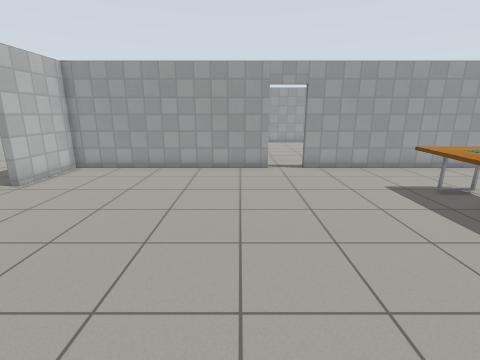
View 1 (above)

18 first-person views from a walk through a robot-simulator world made for Gazebo. The camera is 1.3 m above the floor, tilts 14° down and sees 85° across. The floor is counted in squares, 0.5 m on a side. Each view is taken from the middle of a square. On the plan, view 1 faces up. The plan holds only what a view shows up to about 18 squares ahead; the rest is blank. Simple patterns stand in for the simulator's built-in surfaces.

View 2
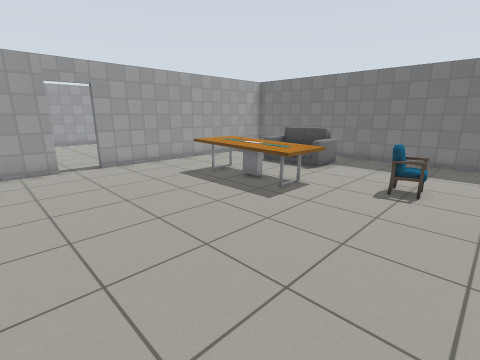

View 3
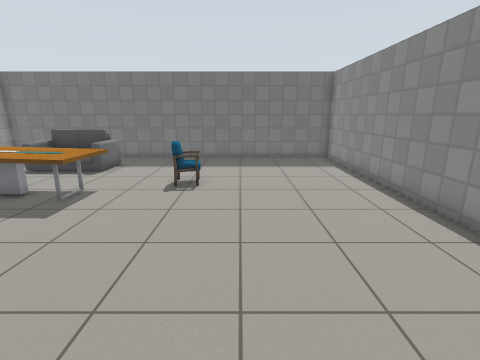

View 4
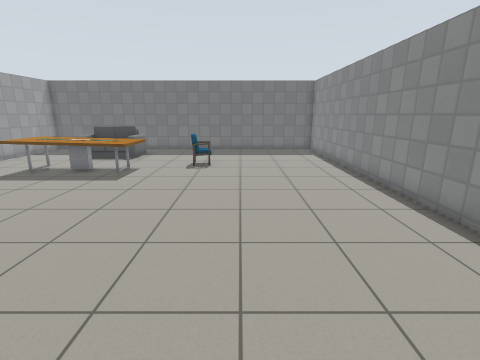

View 5
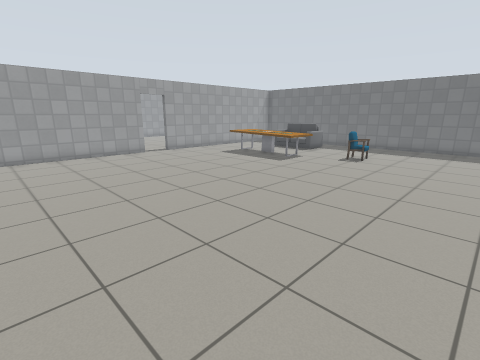

View 6
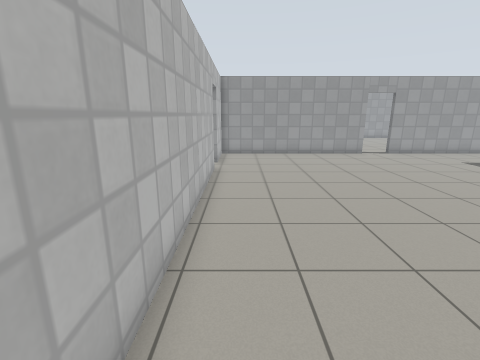

View 7
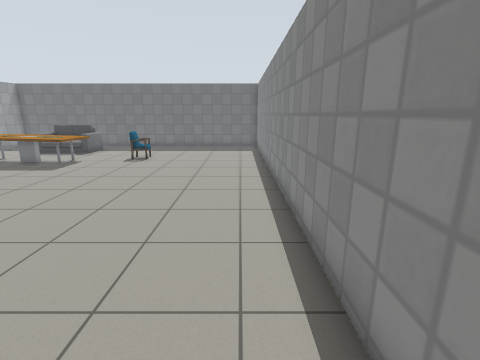

View 8
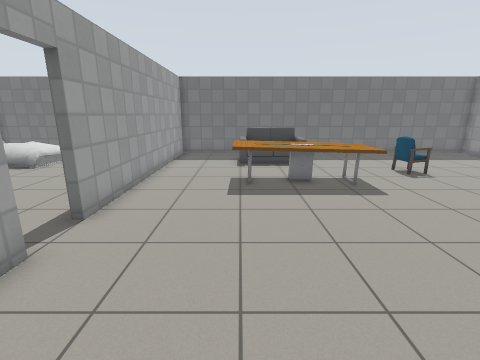

View 9
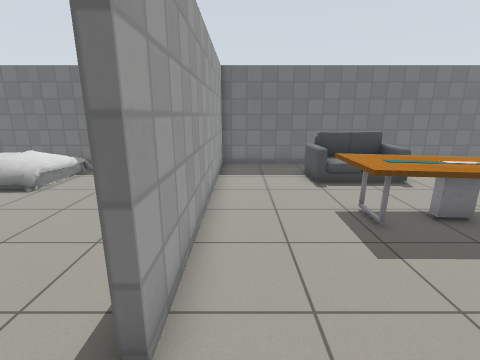

View 10
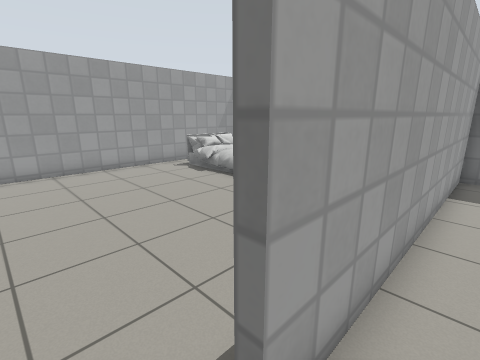

View 11
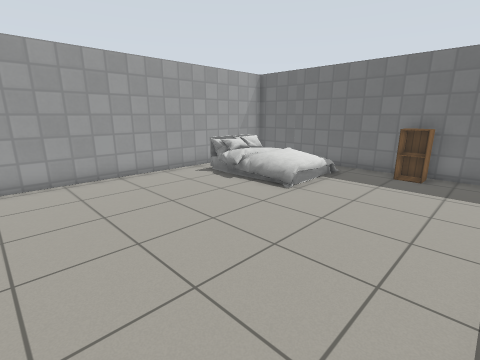

View 12
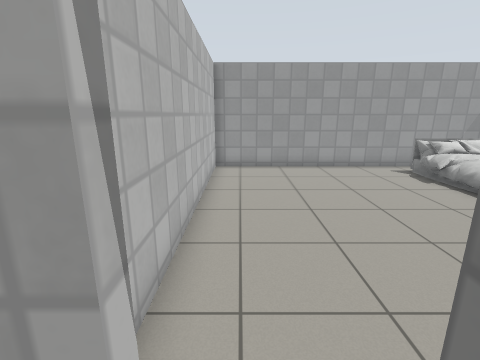

View 13
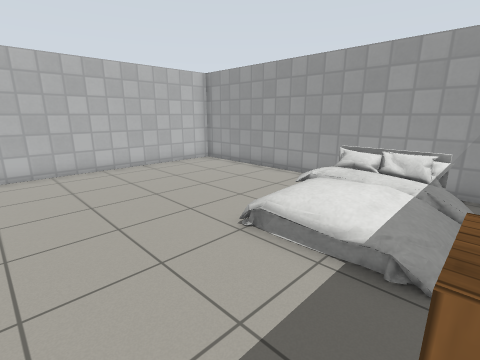

View 14
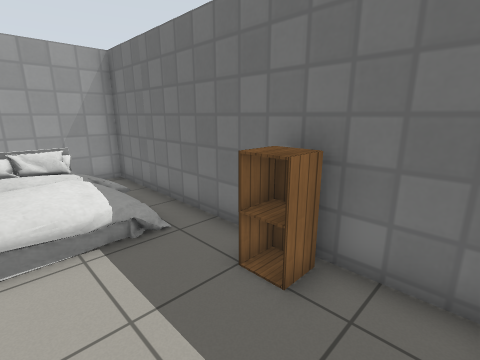

View 15
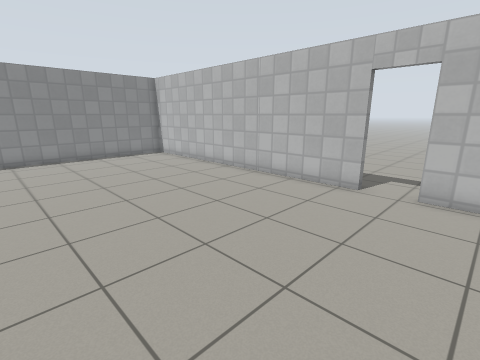

View 16
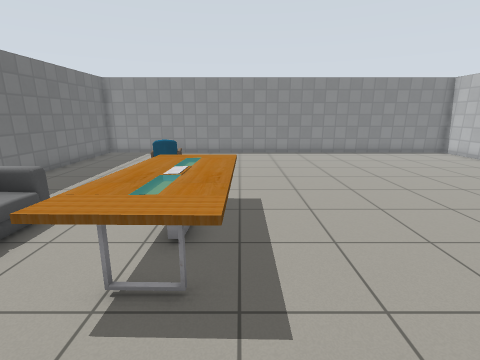

View 17
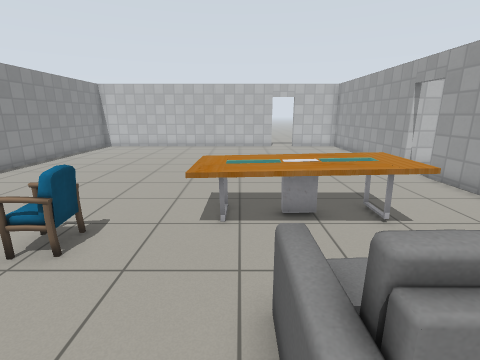

View 18
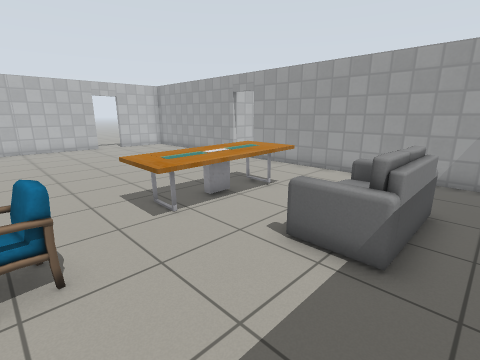

### Floor plan
Ten units are one square. View 1 is at (0, 0); x grows to the right and y downward. Boxes are objects, and circles mark ways between rooms. Rooms are numbered by the first view taken in them; rooms with no view inside come last. Other rooms are left out.
<svg viewBox="-90 -259 246 328">
<path fill="none" stroke="#000" d="M14 -130 -83 -130 -83 -95M-83 -77 -83 64 151 64 151 -130 32 -130M151 -138 151 -254 7 -254 7 -136"/>
<rect x="55" y="-95" width="40" height="60" fill="#bbb"><title>table</title></rect>
<rect x="75" y="-25" width="30" height="20" fill="#bbb"><title>chair</title></rect>
<rect x="105" y="-95" width="30" height="50" fill="#bbb"><title>sofa</title></rect>
<rect x="95" y="-245" width="50" height="60" fill="#bbb"><title>bed</title></rect>
<rect x="135" y="-175" width="10" height="20" fill="#bbb"><title>cabinet</title></rect>
<circle cx="25" cy="-130" r="3" fill="#2a7"/>
<text x="30" y="-40">1</text>
<text x="80" y="-190">2</text>
</svg>
Room 1 opens to room 2.

Where each view was taken, in squares from view 1:
view 1: 0 up, 0 right, facing up
view 2: 1 down, 1 left, facing up-right
view 3: 1 down, 1 left, facing right
view 4: 1 down, 5 left, facing right
view 5: 5 down, 7 left, facing up-right
view 6: 5 down, 7 left, facing up
view 7: 5 down, 7 left, facing right
view 8: 9 up, 3 left, facing right
view 9: 12 up, 1 right, facing right
view 10: 12 up, 2 right, facing up-right
view 11: 14 up, 2 right, facing up-right
view 12: 12 up, 2 right, facing up
view 13: 15 up, 14 right, facing up-left
view 14: 14 up, 11 right, facing up-right
view 15: 11 up, 1 right, facing down-left
view 16: 12 up, 6 right, facing down
view 17: 5 up, 14 right, facing left
view 18: 1 up, 14 right, facing up-left
